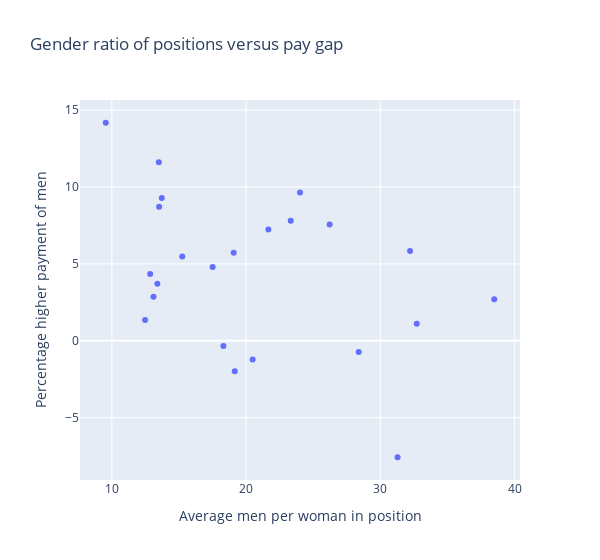

The code cell stored with this chart in its notebook:
### Markdown cell above
## Gender ratio

Another interesting graph being shown below shows the correlation between the GPG and the ratio of men and women for specific developers types. 
Each of the different developer types (e.g. ....) is indicated as a single dot in above graph.
The graph shows that where the ratio increases (more men than women doing this type of job) the GPG tends to decrease.

Note: We should look into the job types to get a better picture.

### Code cell
%run gender_devtype.ipynb

### Figure 1 — Plotly figure (JSON) as saved in the notebook; plotly's stock layout.template omitted (floating-point values rounded to 4 significant figures)
{"data": [{"customdata": [["Data scientist or machine learning specialist"], ["Engineer, data"], ["Developer, front-end"], ["Student"], ["Developer, full-stack"], ["Developer, back-end"], ["Developer, mobile"], ["Developer, embedded applications or devices"], ["Engineer, site reliability"], ["Developer, desktop or enterprise applications"], ["Educator or academic"], ["DevOps specialist"], ["Database administrator"], ["Developer, QA or test"], ["Designer"], ["System administrator"], ["Engineering manager"], ["Data or business analyst"], ["Senior Executive (C-Suite, VP, etc.)"], ["Product manager"], ["Developer, game or graphics"], ["Marketing or sales professional"], ["Scientist"]], "hovertemplate": "Position=%{customdata[0]}<extra></extra>", "legendgroup": "", "marker": {"color": "#636efa", "symbol": "circle"}, "mode": "markers", "name": "", "orientation": "v", "showlegend": false, "type": "scatter", "x": [13.1, 19.15, 13.39, 12.47, 18.31, 19.07, 17.51, 26.22, 31.28, 23.32, 12.86, 32.71, 24.01, 13.5, 13.52, 32.21, 28.39, 13.72, 38.48, 20.48, 21.66, 9.545, 15.24], "xaxis": "x", "y": [2.858, -1.989, 3.708, 1.342, -0.3499, 5.722, 4.789, 7.562, -7.58, 7.804, 4.341, 1.098, 9.634, 11.61, 8.706, 5.839, -0.7395, 9.275, 2.704, -1.225, 7.227, 14.18, 5.484], "yaxis": "y"}], "layout": {"legend": {"tracegroupgap": 0}, "title": {"text": "Gender ratio of positions versus pay gap"}, "width": 600, "xaxis": {"anchor": "y", "domain": [0, 1], "title": {"text": "Average men per woman in position"}}, "yaxis": {"anchor": "x", "domain": [0, 1], "title": {"text": "Percentage higher payment of men"}}}}
